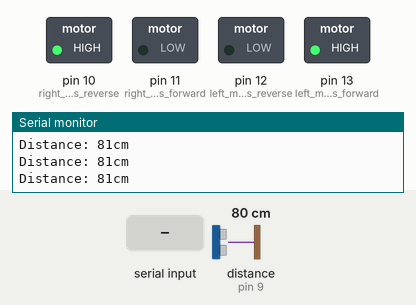
The sketch below on a simulated Arduino Uno, built with avr-gcc and run on an emulated ATmega328P. On the bench: switched loads named in the sketch (green lamp = pin HIGH), the last lines printed to the serial monitor. The inputs (shaded band) are chosen by the test bench; at power-on: distance to the obstacle (sensor on pin 9) 80 cm. The echo pulse lasts 58.3 µs per cm.

Above: at 1.2 s.
1.3 s: "B" received over Serial
At 2.5 s:
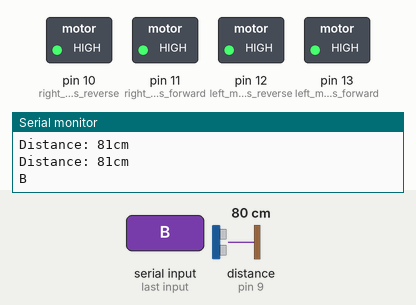
2.8 s: "X" received over Serial
At 3.2 s:
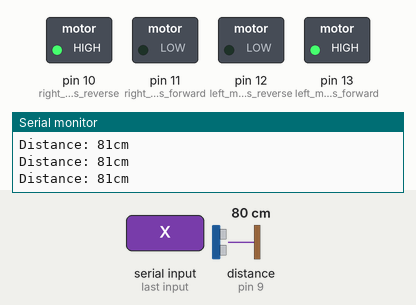
4.3 s: distance to the obstacle (sensor on pin 9) set to 33 cm
5.8 s: distance to the obstacle (sensor on pin 9) set to 27 cm
At 7.0 s:
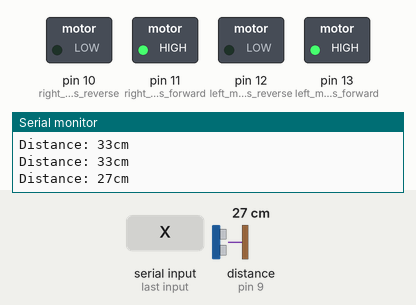
7.3 s: "F" received over Serial
At 8.3 s:
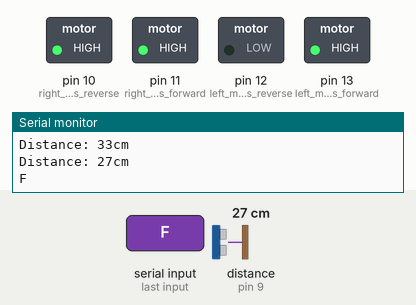
Timing chart, 0 to 10.3 s (numbered marks = the images above; inputs shaded):
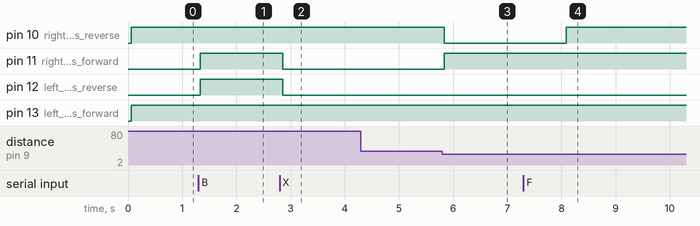

The sketch:

HelpingRobot.ino
```cpp
#include <NewPing.h>

#define PIN_T 8
#define PIN_E 9
#define PING_MAX_DISTANCE 200 // Maximum distance we want to ping for (in centimeters). Maximum sensor distance is rated at 400-500cm.

NewPing sonar(PIN_T, PIN_E, PING_MAX_DISTANCE); // NewPing setup of pin and maximum distance.

#define MAX_DISTANCE_FROM_OBSTACLE_IN_CMS 30 // Change this if needed, depending on position of the ultrasonic sensor in the robot chasis


char t='X';

void setup() {
pinMode(13,OUTPUT);   //left motors forward
pinMode(12,OUTPUT);   //left motors reverse
pinMode(11,OUTPUT);   //right motors forward
pinMode(10,OUTPUT);   //right motors reverse
Serial.begin(9600);

}

void loop() {
if(Serial.available()){
  t = Serial.read();
  Serial.println(t);
}

if(t == 'X'){
  delay(50);
  unsigned int distanceInCms = sonar.ping() / US_ROUNDTRIP_CM; // Send ping, get ping time in microseconds (uS) and convert it to centimeters (cm)
Serial.println("Distance: " + String(distanceInCms) + "cm");

if(distanceInCms != NO_ECHO && distanceInCms < MAX_DISTANCE_FROM_OBSTACLE_IN_CMS) {
    rotate_right(90);
  } else  {
    drive_forward();
  }
}
else{
 switch(t){
  case 'F':
    digitalWrite(10,HIGH);
    digitalWrite(13,HIGH);
    break;
  case 'B':
    digitalWrite(11,HIGH);
    digitalWrite(12,HIGH);
    break;
  case 'L':
    digitalWrite(13,HIGH);
    break;
  case 'R':
    digitalWrite(10,HIGH);
    break;
  default:
      digitalWrite(13,LOW);
      digitalWrite(12,LOW);
      digitalWrite(11,LOW);
      digitalWrite(10,LOW);
  }
}

}

void rotate_right(int angleInDegrees) {
  for(int i=0; i< angleInDegrees; i++) {
    turn_right();
    delay(25); // Test this out and change it approriately based on your motor speed
  }
}

void drive_forward() {
    digitalWrite(10,HIGH);
    digitalWrite(11,LOW);
    digitalWrite(13,HIGH);
    digitalWrite(12,LOW);
}

void turn_right() {
  digitalWrite(13, HIGH);
  digitalWrite(12, LOW);
  digitalWrite(10, LOW);
  digitalWrite(11, HIGH);
}
```

Measured:
- the behaviour switches between 30 and 29 cm on distance to the obstacle (sensor on pin 9) (found by bisection; images 2 and 3)
- after the input at 1.3 s, pin 11 (right_motors_forward), pin 12 (left_motors_reverse): LOW → HIGH at once
- after the input at 2.8 s, pin 11 (right_motors_forward), pin 12 (left_motors_reverse): HIGH → LOW after 0.06 s
- after the input at 5.8 s, pin 10 (right_motors_reverse): HIGH → LOW at once; pin 11 (right_motors_forward): LOW → HIGH at once
- after the input at 7.3 s, pin 10 (right_motors_reverse): LOW → HIGH after 0.79 s
